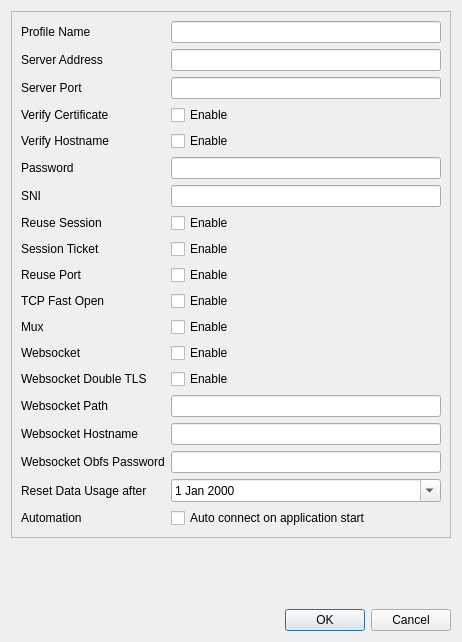
<?xml version="1.0" encoding="UTF-8"?>
<ui version="4.0">
 <class>TrojanEditDialog</class>
 <widget class="QDialog" name="TrojanEditDialog">
  <property name="geometry">
   <rect>
    <x>0</x>
    <y>0</y>
    <width>462</width>
    <height>642</height>
   </rect>
  </property>
  <property name="windowTitle">
   <string>Profile Editor</string>
  </property>
  <layout class="QVBoxLayout" name="verticalLayout">
   <item>
    <widget class="QFrame" name="editFrame">
     <property name="frameShape">
      <enum>QFrame::StyledPanel</enum>
     </property>
     <property name="frameShadow">
      <enum>QFrame::Raised</enum>
     </property>
     <layout class="QFormLayout" name="formLayout">
      <property name="sizeConstraint">
       <enum>QLayout::SetMaximumSize</enum>
      </property>
      <property name="fieldGrowthPolicy">
       <enum>QFormLayout::ExpandingFieldsGrow</enum>
      </property>
      <property name="rowWrapPolicy">
       <enum>QFormLayout::WrapLongRows</enum>
      </property>
      <property name="labelAlignment">
       <set>Qt::AlignLeading|Qt::AlignLeft|Qt::AlignVCenter</set>
      </property>
      <item row="1" column="0">
       <widget class="QLabel" name="nameLabel">
        <property name="text">
         <string>Profile Name</string>
        </property>
       </widget>
      </item>
      <item row="1" column="1">
       <widget class="QLineEdit" name="nameEdit"/>
      </item>
      <item row="2" column="0">
       <widget class="QLabel" name="serverAddrLabel">
        <property name="text">
         <string>Server Address</string>
        </property>
       </widget>
      </item>
      <item row="2" column="1">
       <widget class="QLineEdit" name="serverAddrEdit"/>
      </item>
      <item row="3" column="0">
       <widget class="QLabel" name="serverPortLabel">
        <property name="text">
         <string>Server Port</string>
        </property>
       </widget>
      </item>
      <item row="3" column="1">
       <widget class="QLineEdit" name="serverPortEdit">
        <property name="inputMethodHints">
         <set>Qt::ImhDigitsOnly|Qt::ImhPreferNumbers</set>
        </property>
       </widget>
      </item>
      <item row="4" column="0">
       <widget class="QLabel" name="verifyCertificateLabel">
        <property name="text">
         <string>Verify Certificate</string>
        </property>
       </widget>
      </item>
      <item row="4" column="1">
       <widget class="QCheckBox" name="verifyCertificateCheckBox">
        <property name="text">
         <string>Enable</string>
        </property>
       </widget>
      </item>
      <item row="5" column="0">
       <widget class="QLabel" name="verifyHostname">
        <property name="text">
         <string>Verify Hostname</string>
        </property>
       </widget>
      </item>
      <item row="5" column="1">
       <widget class="QCheckBox" name="verifyHostnameCheckBox">
        <property name="text">
         <string>Enable</string>
        </property>
       </widget>
      </item>
      <item row="6" column="0">
       <widget class="QLabel" name="pwdLabel">
        <property name="text">
         <string>Password</string>
        </property>
       </widget>
      </item>
      <item row="6" column="1">
       <widget class="QLineEdit" name="pwdEdit">
        <property name="inputMethodHints">
         <set>Qt::ImhNoAutoUppercase|Qt::ImhNoPredictiveText|Qt::ImhSensitiveData</set>
        </property>
        <property name="echoMode">
         <enum>QLineEdit::PasswordEchoOnEdit</enum>
        </property>
       </widget>
      </item>
      <item row="7" column="0">
       <widget class="QLabel" name="sniLabel">
        <property name="text">
         <string>SNI</string>
        </property>
       </widget>
      </item>
      <item row="7" column="1">
       <widget class="QLineEdit" name="sniEdit"/>
      </item>
      <item row="8" column="0">
       <widget class="QLabel" name="reuseSessionLabel">
        <property name="text">
         <string>Reuse Session</string>
        </property>
       </widget>
      </item>
      <item row="8" column="1">
       <widget class="QCheckBox" name="reuseSessionCheckBox">
        <property name="text">
         <string>Enable</string>
        </property>
       </widget>
      </item>
      <item row="9" column="0">
       <widget class="QLabel" name="sessionTicketLabel">
        <property name="text">
         <string>Session Ticket</string>
        </property>
       </widget>
      </item>
      <item row="9" column="1">
       <widget class="QCheckBox" name="sessionTicketCheckBox">
        <property name="text">
         <string>Enable</string>
        </property>
       </widget>
      </item>
      <item row="10" column="0">
       <widget class="QLabel" name="reusePortLabel">
        <property name="text">
         <string>Reuse Port</string>
        </property>
       </widget>
      </item>
      <item row="10" column="1">
       <widget class="QCheckBox" name="reusePortCheckBox">
        <property name="text">
         <string>Enable</string>
        </property>
       </widget>
      </item>
      <item row="11" column="0">
       <widget class="QLabel" name="tcpFastOpenLabel">
        <property name="text">
         <string>TCP Fast Open</string>
        </property>
       </widget>
      </item>
      <item row="11" column="1">
       <widget class="QCheckBox" name="tcpFastOpenCheckBox">
        <property name="text">
         <string>Enable</string>
        </property>
       </widget>
      </item>
      <item row="12" column="0">
       <widget class="QLabel" name="muxLabel">
        <property name="text">
         <string>Mux</string>
        </property>
       </widget>
      </item>
      <item row="12" column="1">
       <widget class="QCheckBox" name="muxCheckBox">
        <property name="text">
         <string>Enable</string>
        </property>
       </widget>
      </item>
      <item row="13" column="0">
       <widget class="QLabel" name="websocketLabel">
        <property name="text">
         <string>Websocket</string>
        </property>
       </widget>
      </item>
      <item row="13" column="1">
       <widget class="QCheckBox" name="websocketCheckBox">
        <property name="text">
         <string>Enable</string>
        </property>
       </widget>
      </item>
      <item row="15" column="0">
       <widget class="QLabel" name="label">
        <property name="text">
         <string>Websocket Path</string>
        </property>
       </widget>
      </item>
      <item row="15" column="1">
       <widget class="QLineEdit" name="websocketPathEdit"/>
      </item>
      <item row="16" column="0">
       <widget class="QLabel" name="label_4">
        <property name="text">
         <string>Websocket Hostname</string>
        </property>
       </widget>
      </item>
      <item row="17" column="0">
       <widget class="QLabel" name="label_2">
        <property name="text">
         <string>Websocket Obfs Password</string>
        </property>
       </widget>
      </item>
      <item row="18" column="0">
       <widget class="QLabel" name="resetDateLabel">
        <property name="text">
         <string>Reset Data Usage after</string>
        </property>
       </widget>
      </item>
      <item row="18" column="1">
       <widget class="QDateEdit" name="resetDateEdit">
        <property name="sizePolicy">
         <sizepolicy hsizetype="Expanding" vsizetype="Fixed">
          <horstretch>0</horstretch>
          <verstretch>0</verstretch>
         </sizepolicy>
        </property>
        <property name="calendarPopup">
         <bool>true</bool>
        </property>
       </widget>
      </item>
      <item row="19" column="0">
       <widget class="QLabel" name="autoStartLabel">
        <property name="text">
         <string>Automation</string>
        </property>
       </widget>
      </item>
      <item row="19" column="1">
       <widget class="QCheckBox" name="autoStartCheckBox">
        <property name="sizePolicy">
         <sizepolicy hsizetype="Expanding" vsizetype="Fixed">
          <horstretch>0</horstretch>
          <verstretch>0</verstretch>
         </sizepolicy>
        </property>
        <property name="text">
         <string>Auto connect on application start</string>
        </property>
       </widget>
      </item>
      <item row="14" column="0">
       <widget class="QLabel" name="label_3">
        <property name="text">
         <string>Websocket Double TLS</string>
        </property>
       </widget>
      </item>
      <item row="14" column="1">
       <widget class="QCheckBox" name="websocketDoubleTLSCheckBox">
        <property name="text">
         <string>Enable</string>
        </property>
       </widget>
      </item>
      <item row="16" column="1">
       <widget class="QLineEdit" name="websocketHostnameEdit"/>
      </item>
      <item row="17" column="1">
       <widget class="QLineEdit" name="websocketObfsPasswordEdit"/>
      </item>
     </layout>
    </widget>
   </item>
   <item>
    <spacer name="verticalSpacer">
     <property name="orientation">
      <enum>Qt::Vertical</enum>
     </property>
     <property name="sizeHint" stdset="0">
      <size>
       <width>20</width>
       <height>0</height>
      </size>
     </property>
    </spacer>
   </item>
   <item>
    <widget class="QDialogButtonBox" name="buttonBox">
     <property name="orientation">
      <enum>Qt::Horizontal</enum>
     </property>
     <property name="standardButtons">
      <set>QDialogButtonBox::Cancel|QDialogButtonBox::Ok</set>
     </property>
    </widget>
   </item>
  </layout>
 </widget>
 <tabstops>
  <tabstop>nameEdit</tabstop>
  <tabstop>serverAddrEdit</tabstop>
  <tabstop>serverPortEdit</tabstop>
  <tabstop>pwdEdit</tabstop>
  <tabstop>resetDateEdit</tabstop>
  <tabstop>autoStartCheckBox</tabstop>
 </tabstops>
 <resources/>
 <connections>
  <connection>
   <sender>buttonBox</sender>
   <signal>rejected()</signal>
   <receiver>TrojanEditDialog</receiver>
   <slot>reject()</slot>
   <hints>
    <hint type="sourcelabel">
     <x>316</x>
     <y>260</y>
    </hint>
    <hint type="destinationlabel">
     <x>286</x>
     <y>274</y>
    </hint>
   </hints>
  </connection>
 </connections>
</ui>
